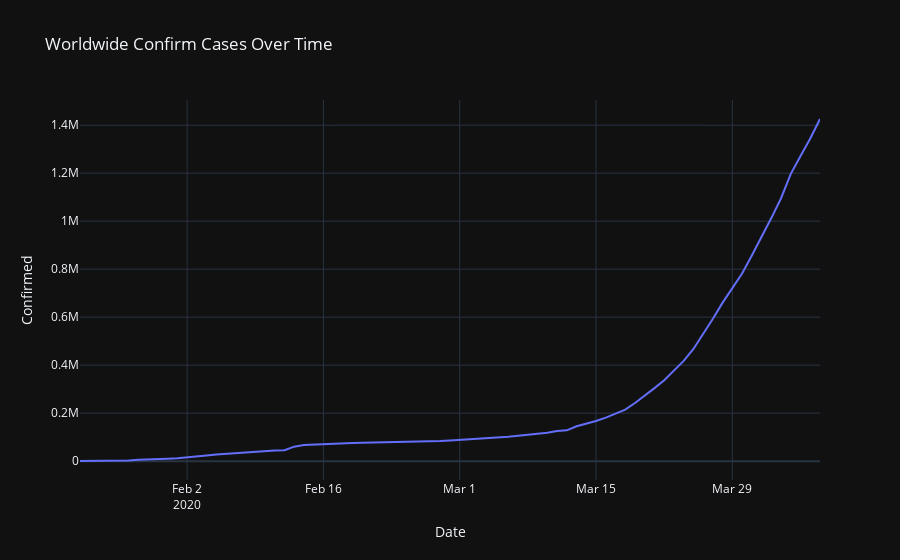
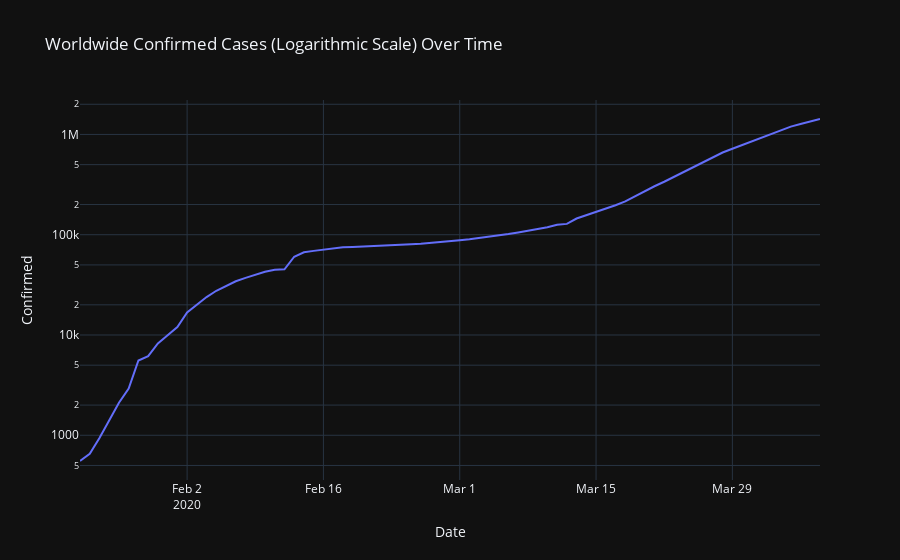

Notebook source saved alongside these figures, in order:
### Code cell
fig = px.line(df, x='Date', y='Confirmed', title='Worldwide Confirm Cases Over Time')
fig.show()

fig = px.line(df, x='Date', y='Confirmed',
              title="Worldwide Confirmed Cases (Logarithmic Scale) Over Time",
              log_y=True)

fig.show()
